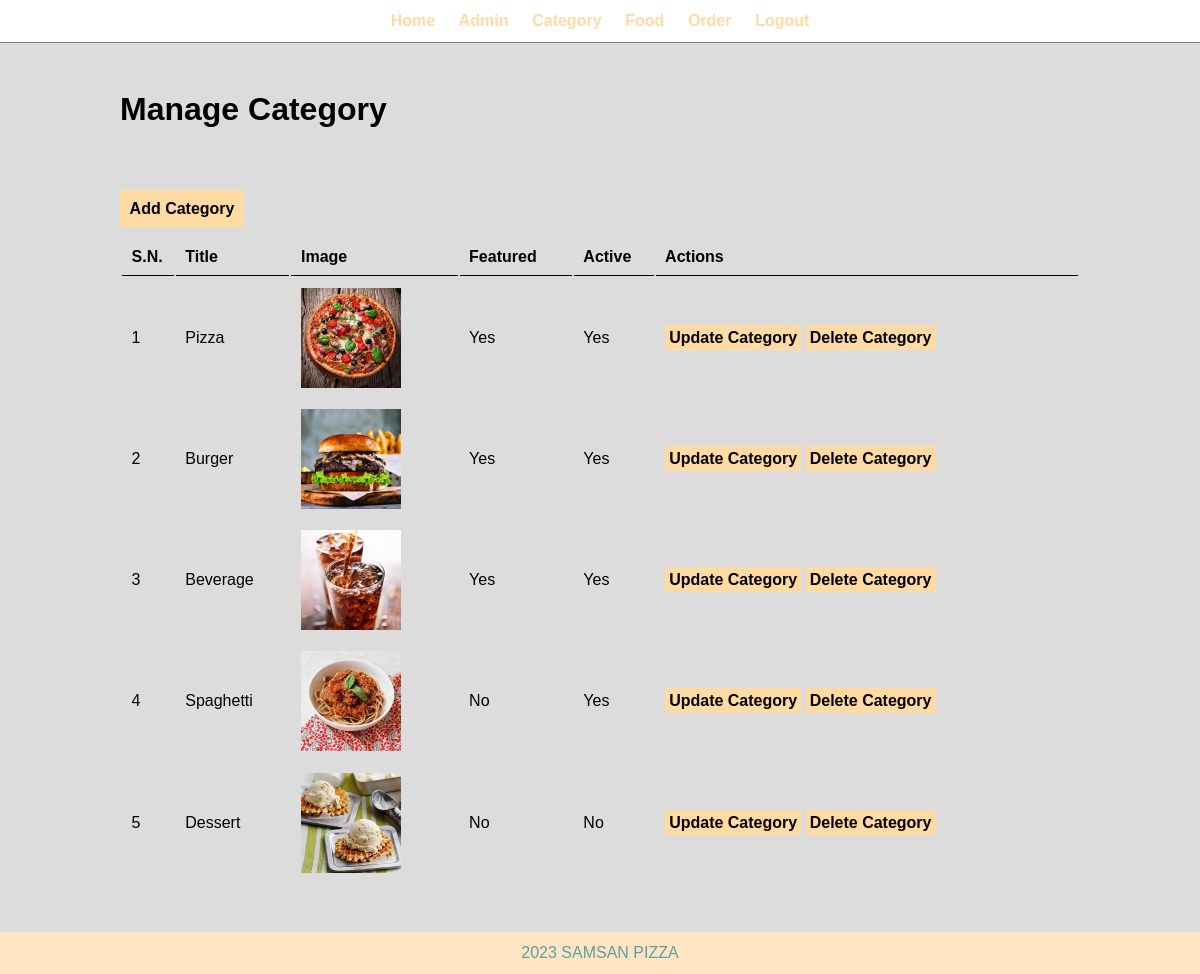
Screenshot of /admin/manage-category.php (signed in) with the database file from the repository.
### tables this page shows
CREATE TABLE `tbl_category` (
  `id` int(10) UNSIGNED NOT NULL,
  `title` varchar(100) NOT NULL,
  `image_name` varchar(255) NOT NULL,
  `featured` varchar(10) NOT NULL,
  `active` varchar(10) NOT NULL
);

### admin/manage-category.php (the view, shortened to what this page needs)
<?php include('partials/menu.php'); ?>
<div class="main-content">
    <div class="wrapper">
        <h1>Manage Category</h1>
        <br><br>
        <br><br>
        <a href="add-category.php" class="btn-primary">Add Category</a>
        <br/><br/>
        <table class="tbl-full">
            <tr>
                <th>S.N.</th>
                <th>Title</th>
                <th>Image</th>
                <th>Featured</th>
                <th>Active</th>
                <th>Actions</th>
            </tr>
            <?php
                $sql = "SELECT * FROM tbl_category";
                $res = mysqli_query($conn, $sql);
                $count = mysqli_num_rows($res);
                $sn = 1;
                if($count > 0)
                {
                    while($row = mysqli_fetch_assoc($res))
                    {
                        $id = $row["id"];
                        $title = $row['title'];
                        $image_name = $row['image_name'];
                        $featured = $row['featured'];
                        $active = $row['active'];
                        ?>
                        <tr>
                            <td><?php echo $sn++; ?></td>
                            <td><?php echo $title; ?></td>
                            <td>
                                <?php
                                    if($image_name != "")
                                    {
                                        ?>
                                        <img src="../images/category/<?php echo $image_name; ?>" alt="<?php echo $title; ?>" class="category-image" style="width: 100px;">
                                        <?php
                                    }
                                    else
                                    {
                                        echo "<div class='error'>Image not Added.</div>";
                                    }
                                ?>
                            </td>
                            <td><?php echo $featured; ?></td>
                            <td><?php echo $active; ?></td>
                            <td>
                                <a href="update-category.php?id=<?php echo $id; ?>" class="btn-primary">Update Category</a>
                                <a href="delete-category.php?id=<?php echo $id; ?>&image_name=<?php echo $image_name; ?>" class="btn-primary">Delete Category</a>
                            </td>
                        </tr>
                        <?php
                    }
                }
                else
                {
                    ?>
                    <tr>
                        <td colspan="6"><div class="error">No Category Added.</div></td>
                    </tr>
                    <?php
                }
            ?>
        </table>
    </div>
</div>
<?php include('partials/footer.php'); ?>

### css/admin.css (style rules this page uses)
* { margin: 0; padding: 0; font-family: Arial, Helvetica, sans-serif; }
.wrapper { padding: 1%; width: 80%; margin: 0 auto; }
.tbl-full { width: 100%; }
table tr th { border-bottom: 1px solid black; padding: 1%; text-align: left; }
table tr td { padding: 1%; }
.btn-primary { background-color: rgb(255, 218, 162); padding: 1%; color: black; text-decoration: none; font-weight: bold; }
.main-content { background-color: gainsboro; padding: 3% 0; }

### rows the page displays
tbl_category: title "Pizza", image_name (picture), featured "Yes", active "Yes"
tbl_category: title "Burger", image_name (picture), featured "Yes", active "Yes"
tbl_category: title "Beverage", image_name (picture), featured "Yes", active "Yes"
tbl_category: title "Spaghetti", image_name (picture), featured "No", active "Yes"
tbl_category: title "Dessert", image_name (picture), featured "No", active "No"
